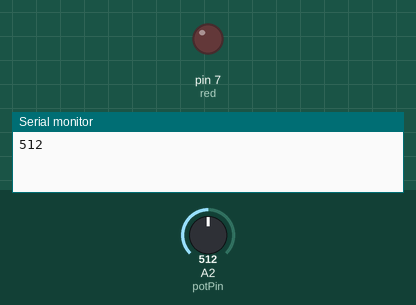
This sketch was run on a simulated Arduino Uno, built with avr-gcc and run on an emulated ATmega328P. On the bench: output pins drawn as LEDs (lit = HIGH), the last lines printed to the serial monitor. Inputs (shaded band) come from the test bench; at power-on: A2 (potPin) = 512.

Above: at 0.1 s.
At 0.6 s:
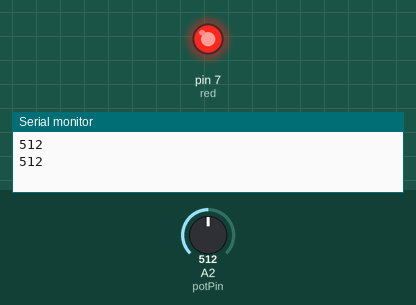
Timing chart, 0 to 2.1 s (numbered marks = the images above):
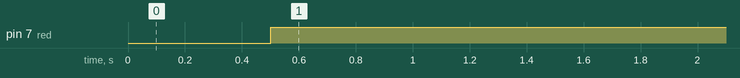

Measured:
- by itself, pin 7 (red): LOW → HIGH at 0.50 s

The sketch:

For_loop_multipleLED.ino
```cpp
int red = 7;
int potPin = A2;
//int yellow = 2;
int potVal;
int sec = 500;
void setup() {
  // put your setup code here, to run once:
  pinMode(red,OUTPUT);
  //pinMode(yellow,OUTPUT);
  pinMode(potPin,INPUT);
  Serial.begin(9600);
}

void loop() {
  // put your main code here, to run repeatedly:
  /*for (int i = 0; i < 3; i++) {
    digitalWrite(red,HIGH);
    delay(sec);
    digitalWrite(red,LOW);
    delay(sec);
  }

    for (int i = 0; i < 3; i++) {
    digitalWrite(yellow,HIGH);
    delay(sec);
    digitalWrite(yellow,LOW);
    delay(sec);
  }*/

   potVal = analogRead(potPin);
   Serial.println(potVal);
  delay(sec);

   while (potVal < 1000) {
   digitalWrite(red,HIGH);
   potVal = analogRead(potPin);
   Serial.println(potVal);
    delay(sec);
   }
   digitalWrite(red,LOW);

}
```
